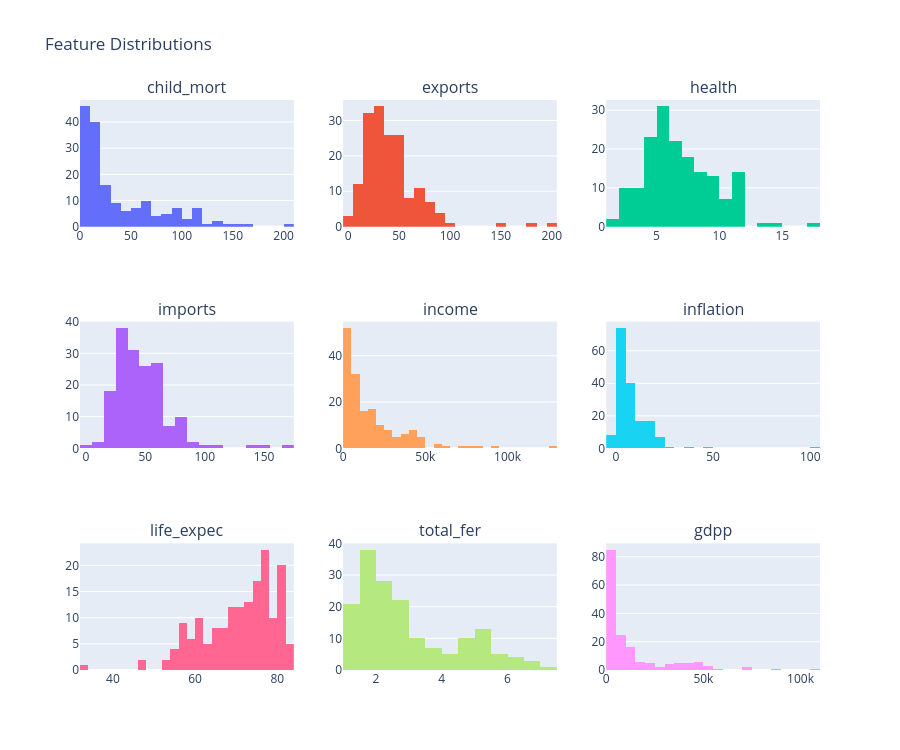

Source (notebook cell):
### Code cell
numerical_cols = df.select_dtypes(include=[np.number]).columns.tolist()

fig = make_subplots(rows=3, cols=3, subplot_titles=numerical_cols)
for i, col in enumerate(numerical_cols):
    r, c = i // 3 + 1, i % 3 + 1
    fig.add_trace(go.Histogram(x=df[col], nbinsx=30), row=r, col=c)
fig.update_layout(height=750, showlegend=False, title_text="Feature Distributions")
fig.show()

### Figure 1 — Plotly figure (JSON) as saved in the notebook; plotly's stock layout.template omitted (floating-point values rounded to 4 significant figures; data arrays with more than 128 entries replaced by an {"elided": "..."} marker saying what was removed)
{"data": [{"nbinsx": 30, "type": "histogram", "x": {"elided": "167 float values"}, "xaxis": "x", "yaxis": "y"}, {"nbinsx": 30, "type": "histogram", "x": {"elided": "167 float values"}, "xaxis": "x2", "yaxis": "y2"}, {"nbinsx": 30, "type": "histogram", "x": {"elided": "167 float values"}, "xaxis": "x3", "yaxis": "y3"}, {"nbinsx": 30, "type": "histogram", "x": {"elided": "167 float values"}, "xaxis": "x4", "yaxis": "y4"}, {"nbinsx": 30, "type": "histogram", "x": {"elided": "167 int values"}, "xaxis": "x5", "yaxis": "y5"}, {"nbinsx": 30, "type": "histogram", "x": {"elided": "167 float values"}, "xaxis": "x6", "yaxis": "y6"}, {"nbinsx": 30, "type": "histogram", "x": {"elided": "167 float values"}, "xaxis": "x7", "yaxis": "y7"}, {"nbinsx": 30, "type": "histogram", "x": {"elided": "167 float values"}, "xaxis": "x8", "yaxis": "y8"}, {"nbinsx": 30, "type": "histogram", "x": {"elided": "167 int values"}, "xaxis": "x9", "yaxis": "y9"}], "layout": {"annotations": [{"font": {"size": 16}, "showarrow": false, "text": "child_mort", "x": 0.1444, "xanchor": "center", "xref": "paper", "y": 1, "yanchor": "bottom", "yref": "paper"}, {"font": {"size": 16}, "showarrow": false, "text": "exports", "x": 0.5, "xanchor": "center", "xref": "paper", "y": 1, "yanchor": "bottom", "yref": "paper"}, {"font": {"size": 16}, "showarrow": false, "text": "health", "x": 0.8556, "xanchor": "center", "xref": "paper", "y": 1, "yanchor": "bottom", "yref": "paper"}, {"font": {"size": 16}, "showarrow": false, "text": "imports", "x": 0.1444, "xanchor": "center", "xref": "paper", "y": 0.6111, "yanchor": "bottom", "yref": "paper"}, {"font": {"size": 16}, "showarrow": false, "text": "income", "x": 0.5, "xanchor": "center", "xref": "paper", "y": 0.6111, "yanchor": "bottom", "yref": "paper"}, {"font": {"size": 16}, "showarrow": false, "text": "inflation", "x": 0.8556, "xanchor": "center", "xref": "paper", "y": 0.6111, "yanchor": "bottom", "yref": "paper"}, {"font": {"size": 16}, "showarrow": false, "text": "life_expec", "x": 0.1444, "xanchor": "center", "xref": "paper", "y": 0.2222, "yanchor": "bottom", "yref": "paper"}, {"font": {"size": 16}, "showarrow": false, "text": "total_fer", "x": 0.5, "xanchor": "center", "xref": "paper", "y": 0.2222, "yanchor": "bottom", "yref": "paper"}, {"font": {"size": 16}, "showarrow": false, "text": "gdpp", "x": 0.8556, "xanchor": "center", "xref": "paper", "y": 0.2222, "yanchor": "bottom", "yref": "paper"}], "height": 750, "showlegend": false, "title": {"text": "Feature Distributions"}, "xaxis": {"anchor": "y", "domain": [0, 0.2889]}, "xaxis2": {"anchor": "y2", "domain": [0.3556, 0.6444]}, "xaxis3": {"anchor": "y3", "domain": [0.7111, 1]}, "xaxis4": {"anchor": "y4", "domain": [0, 0.2889]}, "xaxis5": {"anchor": "y5", "domain": [0.3556, 0.6444]}, "xaxis6": {"anchor": "y6", "domain": [0.7111, 1]}, "xaxis7": {"anchor": "y7", "domain": [0, 0.2889]}, "xaxis8": {"anchor": "y8", "domain": [0.3556, 0.6444]}, "xaxis9": {"anchor": "y9", "domain": [0.7111, 1]}, "yaxis": {"anchor": "x", "domain": [0.7778, 1]}, "yaxis2": {"anchor": "x2", "domain": [0.7778, 1]}, "yaxis3": {"anchor": "x3", "domain": [0.7778, 1]}, "yaxis4": {"anchor": "x4", "domain": [0.3889, 0.6111]}, "yaxis5": {"anchor": "x5", "domain": [0.3889, 0.6111]}, "yaxis6": {"anchor": "x6", "domain": [0.3889, 0.6111]}, "yaxis7": {"anchor": "x7", "domain": [0, 0.2222]}, "yaxis8": {"anchor": "x8", "domain": [0, 0.2222]}, "yaxis9": {"anchor": "x9", "domain": [0, 0.2222]}}}
